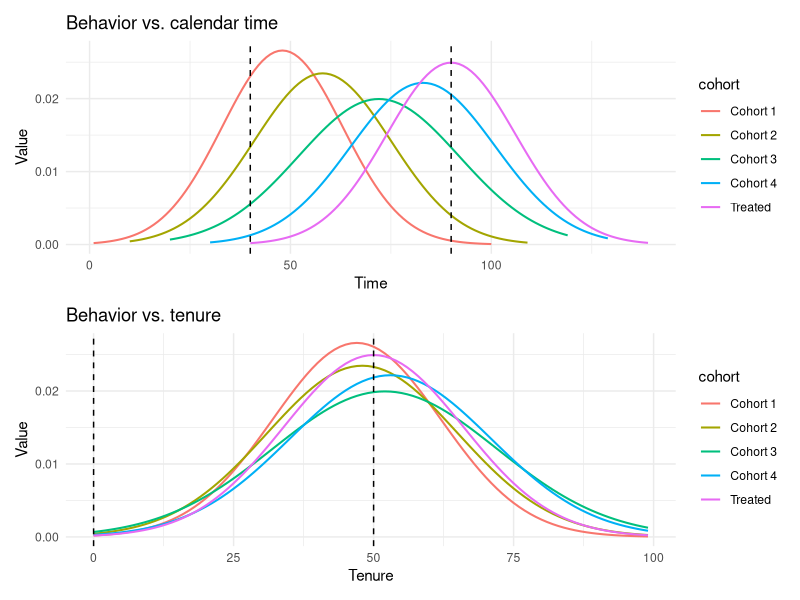

The R source for this figure: (Note: this script raises an error after producing the figure.)
## ---- chunk 1
library(ggplot2)
library(patchwork)

# Base tenure grid shared by every cohort
tenure <- seq(0, 99, length.out = 100)

# Each cohort joins at a different calendar time but follows a tenure-driven path
generate_cohort <- function(name, start_time, mean, sd) {
    data.frame(
        tenure = tenure,
        cohort = name,
        time   = seq(start_time, start_time + 99, by = 1),
        value  = dnorm(tenure, mean = mean, sd = sd)
    )
}

cohorts <- list(
    generate_cohort("Cohort 1", 1,  47, 15),
    generate_cohort("Cohort 2", 10, 48, 17),
    generate_cohort("Cohort 3", 20, 52, 20),
    generate_cohort("Cohort 4", 30, 53, 18),
    generate_cohort("Treated",  40, 50, 16)
)
final_dataset <- do.call(rbind, cohorts)

# Calendar-time view: cohorts are offset because they joined on different dates
plot_time <-
    ggplot(final_dataset, aes(x = time, y = value, color = cohort)) +
    geom_line(linewidth = 0.7) +
    geom_vline(xintercept = 40, linetype = "dashed") +
    geom_vline(xintercept = 90, linetype = "dashed") +
    labs(title = "Behavior vs. calendar time", x = "Time", y = "Value") +
    theme_minimal()

# Tenure view: aligned on time since adoption, the cohorts become comparable
plot_tenure <-
    ggplot(final_dataset, aes(x = tenure, y = value, color = cohort)) +
    geom_line(linewidth = 0.7) +
    geom_vline(xintercept = 0,  linetype = "dashed") +
    geom_vline(xintercept = 50, linetype = "dashed") +
    labs(title = "Behavior vs. tenure", x = "Tenure", y = "Value") +
    theme_minimal()

plot_time / plot_tenure
## ---- chunk 2
percent_active_per_group <- rio::import(file.path(
    getwd(), "data", "mksc.2019.0208", "percent_active_per_group.csv"
))

ggplot(percent_active_per_group,
       aes(x = time_from, y = avg_avg, linetype = as.factor(group_type))) +
    geom_line(linewidth = 0.75) +
    geom_vline(xintercept = 0) +
    facet_wrap(~ activity_name, scales = "free_y") +
    scale_y_continuous(labels = scales::percent_format(accuracy = 1)) +
    scale_linetype_manual(values = c("dotted", "solid")) +
    labs(x = "Weeks from treatment",
         y = "Average percent of active users",
         linetype = "Group") +
    theme_minimal()
